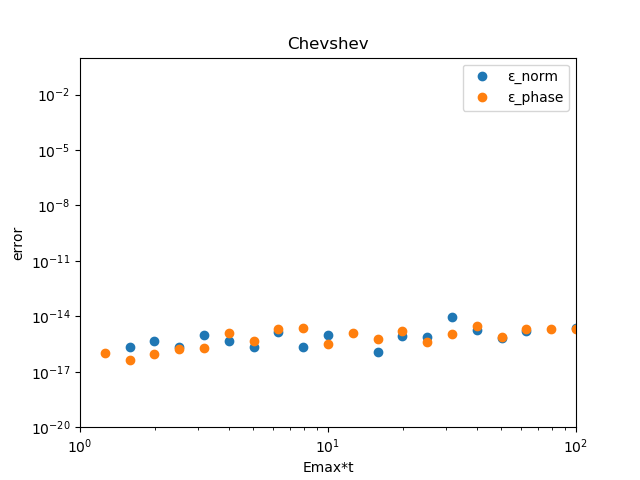

Reproduce this figure in Python.
import numpy as np
import math
from scipy.special import jv # For Bessel function of the first kind
import matplotlib.pyplot as plt

# --- Parameters ---
PI = math.pi
NMAX = 100  # Maximum number of rooms/points

# --- Subroutine EIGEN: Sets initial wave function and calculates initial energy ---
def eigen_subroutine(m_val, dx_val, nmax_val):
    """
    Calculates the initial wave function (PH0) and its corresponding energy (EM).

    Args:
        m_val (int): Mode number for the initial wave function.
        dx_val (float): Spatial step size.
        nmax_val (int): Maximum number of points (NMAX).

    Returns:
        tuple: A tuple containing:
            - ph0 (np.ndarray): Initial wave function (complex array).
            - em (float): Eigenenergy.
    """
    ph0 = np.zeros(nmax_val, dtype=np.complex128)

    # Calculate initial wave function values based on sine function
    # Fortran N is 1-indexed, Python n is 0-indexed.
    # So, Fortran N becomes (n + 1) in Python for calculations involving N.
    for n_idx in range(nmax_val):
        ph0[n_idx] = np.sin((PI * m_val * (n_idx + 1)) / (nmax_val + 1))

    # Normalization of wave function
    pa = 0.0
    for n_idx in range(nmax_val):
        pa += abs(ph0[n_idx])**2
    pa = np.sqrt(pa)

    for n_idx in range(nmax_val):
        ph0[n_idx] = ph0[n_idx] / pa

    # Calculate eigenenergy (EM)
    # The active line in Fortran: EM=2*(-0.5/DX/DX) * COS((PI*M)/(NMAX+1))
    em = 2 * (-0.5 / (dx_val * dx_val)) * np.cos((PI * m_val) / (nmax_val + 1))

    return ph0, em

# --- Subroutine CH: Implements Chebyshev propagation ---
def ch_subroutine(ha_norm, hb_norm, egrid, emin, ph0, t, nmax_val):
    """
    Performs time evolution using the Chebyshev propagation method.

    Args:
        ha_norm (np.ndarray): Normalized diagonal Hamiltonian elements.
        hb_norm (np.ndarray): Normalized off-diagonal Hamiltonian elements.
        egrid (float): Energy grid span (EMAX - EMIN).
        emin (float): Minimum energy.
        ph0 (np.ndarray): Initial wave function (complex array).
        t (float): Total time for propagation.
        nmax_val (int): Maximum number of points (NMAX).

    Returns:
        np.ndarray: The propagated wave function (PH).
    """
    iu = 0.0 + 1.0j
    eps = 1e-16 # Convergence criterion for Bessel function series
    imax = 1000 # Maximum iterations for Chebyshev series (from Fortran PARAMETER)

    # Initialize P and Q for the Chebyshev series
    p = np.zeros(nmax_val, dtype=np.complex128)
    q = np.zeros(nmax_val, dtype=np.complex128)
    r = np.zeros(nmax_val, dtype=np.complex128) # Temporary array for calculations
    ph = np.zeros(nmax_val, dtype=np.complex128) # Resulting propagated wave function

    # P(N)=PH0(N)
    for n_idx in range(nmax_val):
        p[n_idx] = ph0[n_idx]

    # Q(1) = -IU*(HA(1)*P(1)+HB(1)*P(2))
    q[0] = -iu * (ha_norm[0] * p[0] + hb_norm[0] * p[1])
    # DO 30 N=2,NMAX-1
    # Q(N) = -IU*(HB(N-1)*P(N-1)+HA(N)*P(N)+HB(N)*P(N+1))
    # 30 CONTINUE
    for n_idx in range(1, nmax_val - 1):
        q[n_idx] = -iu * (hb_norm[n_idx-1] * p[n_idx-1] + ha_norm[n_idx] * p[n_idx] + hb_norm[n_idx] * p[n_idx+1])
    # Q(NMAX)= -IU*(HB(NMAX-1)*P(NMAX-1)+HA(NMAX)*P(NMAX))
    q[nmax_val-1] = -iu * (hb_norm[nmax_val-2] * p[nmax_val-2] + ha_norm[nmax_val-1] * p[nmax_val-1])

    # Initial terms of the Chebyshev expansion
    # AN=DJBES(0,EGRID*T/2)
    an_0 = jv(0, egrid * t / 2.0)
    # DO 40 N=1,NMAX
    # PH(N)=AN*P(N)
    # 40 CONTINUE
    for n_idx in range(nmax_val):
        ph[n_idx] = an_0 * p[n_idx]

    # AN=2*DJBES(1,EGRID*T/2)
    an_1 = 2 * jv(1, egrid * t / 2.0)
    # DO 45 N=1,NMAX
    # PH(N)=PH(N)+AN*Q(N)
    # 45 CONTINUE
    for n_idx in range(nmax_val):
        ph[n_idx] = ph[n_idx] + an_1 * q[n_idx]

    # Main Chebyshev series loop
    # DO 1000 I=2, IMAX, 3
    # The loop structure is a bit tricky due to Fortran's GOTO.
    # We will break the loop if convergence is met.
    for i in range(2, imax + 1, 3):
        # AN=2*DJBES(I,EGRID*T/2)
        an_i = 2 * jv(i, egrid * t / 2.0)
        if abs(an_i) < eps:
            print(f"Convergence reached at I={i}, AN={an_i:15.7E}")
            break # Exit loop if Bessel function term is negligible

        # R(1) = -2*IU*(HA(1)*Q(1)+HB(1)*Q(2))+P(1)
        r[0] = -2 * iu * (ha_norm[0] * q[0] + hb_norm[0] * q[1]) + p[0]
        # PH(1)=PH(1) +AN*R(1)
        ph[0] = ph[0] + an_i * r[0]
        # DO 70 N=2,NMAX-1
        # R(N)=-2*IU*(HB(N-1)*Q(N-1)+HA(N)*Q(N)+HB(N)*Q(N+1))+P(N)
        # PH(N)=PH(N)+AN*R(N)
        # 70 CONTINUE
        for n_idx in range(1, nmax_val - 1):
            r[n_idx] = -2 * iu * (hb_norm[n_idx-1] * q[n_idx-1] + ha_norm[n_idx] * q[n_idx] + hb_norm[n_idx] * q[n_idx+1]) + p[n_idx]
            ph[n_idx] = ph[n_idx] + an_i * r[n_idx]
        # R(NMAX)=-2*IU*(HB(NMAX-1)*Q(NMAX-1)+HA(NMAX)*Q(NMAX))+P(NMAX)
        r[nmax_val-1] = -2 * iu * (hb_norm[nmax_val-2] * q[nmax_val-2] + ha_norm[nmax_val-1] * q[nmax_val-1]) + p[nmax_val-1]
        # PH(NMAX)=PH(NMAX)+AN*R(NMAX)
        ph[nmax_val-1] = ph[nmax_val-1] + an_i * r[nmax_val-1]

        # AN=2*DJBES(I+1,EGRID*T/2)
        an_i_plus_1 = 2 * jv(i + 1, egrid * t / 2.0)
        if abs(an_i_plus_1) < eps:
            print(f"Convergence reached at I+1={i+1}, AN={an_i_plus_1:15.7E}")
            break

        # P(1) = -2*IU*(HA(1)*R(1)+HB(1)*R(2))+Q(1)
        p_temp = -2 * iu * (ha_norm[0] * r[0] + hb_norm[0] * r[1]) + q[0]
        # PH(1)=PH(1) +AN*P(1)
        ph[0] = ph[0] + an_i_plus_1 * p_temp
        # DO 71 N=2,NMAX-1
        # P(N)=-2*IU*(HB(N-1)*R(N-1)+HA(N)*R(N)+HB(N)*R(N+1))+Q(N)
        # PH(N)=PH(N)+AN*P(N)
        # 71 CONTINUE
        for n_idx in range(1, nmax_val - 1):
            p_temp_n = -2 * iu * (hb_norm[n_idx-1] * r[n_idx-1] + ha_norm[n_idx] * r[n_idx] + hb_norm[n_idx] * r[n_idx+1]) + q[n_idx]
            ph[n_idx] = ph[n_idx] + an_i_plus_1 * p_temp_n
            p[n_idx] = p_temp_n # Update p for next iteration
        # P(NMAX)=-2*IU*(HB(NMAX-1)*R(NMAX-1)+HA(NMAX)*R(NMAX))+Q(NMAX)
        p_temp_nmax = -2 * iu * (hb_norm[nmax_val-2] * r[nmax_val-2] + ha_norm[nmax_val-1] * r[nmax_val-1]) + q[nmax_val-1]
        ph[nmax_val-1] = ph[nmax_val-1] + an_i_plus_1 * p_temp_nmax
        p[nmax_val-1] = p_temp_nmax # Update p for next iteration
        p[0] = p_temp # Update p[0]

        # AN=2*DJBES(I+2,EGRID*T/2)
        an_i_plus_2 = 2 * jv(i + 2, egrid * t / 2.0)
        if abs(an_i_plus_2) < eps:
            print(f"Convergence reached at I+2={i+2}, AN={an_i_plus_2:15.7E}")
            break

        # Q(1) = -2*IU*(HA(1)*P(1)+HB(1)*P(2))+R(1)
        q_temp = -2 * iu * (ha_norm[0] * p[0] + hb_norm[0] * p[1]) + r[0]
        # PH(1)=PH(1) +AN*Q(1)
        ph[0] = ph[0] + an_i_plus_2 * q_temp
        # DO 72 N=2,NMAX-1
        # Q(N)=-2*IU*(HB(N-1)*P(N-1)+HA(N)*P(N)+HB(N)*P(N+1))+R(N)
        # PH(N)=PH(N)+AN*Q(N)
        # 72 CONTINUE
        for n_idx in range(1, nmax_val - 1):
            q_temp_n = -2 * iu * (hb_norm[n_idx-1] * p[n_idx-1] + ha_norm[n_idx] * p[n_idx] + hb_norm[n_idx] * p[n_idx+1]) + r[n_idx]
            ph[n_idx] = ph[n_idx] + an_i_plus_2 * q_temp_n
            q[n_idx] = q_temp_n # Update q for next iteration
        # Q(NMAX)=-2*IU*(HB(NMAX-1)*P(NMAX-1)+HA(NMAX)*P(NMAX))+R(NMAX)
        q_temp_nmax = -2 * iu * (hb_norm[nmax_val-2] * p[nmax_val-2] + ha_norm[nmax_val-1] * p[nmax_val-1]) + r[nmax_val-1]
        ph[nmax_val-1] = ph[nmax_val-1] + an_i_plus_2 * q_temp_nmax
        q[nmax_val-1] = q_temp_nmax # Update q for next iteration
        q[0] = q_temp # Update q[0]

        print(f"I={i}, AN={an_i:15.7E}") # Fortran also prints this
        # If the loop finishes without breaking, it means it didn't converge within IMAX steps.
    else:
        print('CHEBYSHEV NOT CONVERGE')

    # Final transformation
    # DO 80 N=1,NMAX
    # PH(N)=PH(N)*EXP(-IU*(EGRID/2+EMIN)*T)
    # 80 CONTINUE
    for n_idx in range(nmax_val):
        ph[n_idx] = ph[n_idx] * np.exp(-iu * (egrid / 2.0 + emin) * t)

    return ph

# --- Main Program: TEST ---
def test_program():
    """
    Main program to simulate 1D quantum mechanics using the Chebyshev scheme.
    """
    # Define complex imaginary unit
    iu = 0.0 + 1.0j

    # Get input from user
    print('M')
    try:
        m = int(input())
    except ValueError:
        print("Invalid input. Please enter an integer for M.")
        return

    # --- Initial Data Calculations ---
    dx = 1.0
    dx2 = dx * dx
    emax = 1.0 / dx2 # EMAX from Fortran's initial calculation

    # --- Calculation of Hamiltonian ---
    # HA and HB arrays
    ha = np.zeros(NMAX, dtype=np.float64)
    hb = np.zeros(NMAX - 1, dtype=np.float64)
    v0 = np.zeros(NMAX, dtype=np.float64) # V0 from Fortran, initialized to 0

    # Fortran code had V(N) commented out and HA(N) set to 0.
    # DO 50 N=1,NMAX
    # C        V(N)=0
    # C        HA(N) = V(N) + 1/DX2
    # HA(N)=0
    # 50 CONTINUE
    # -> ha remains all zeros as initialized

    # DO 51 N=1,NMAX-1
    #     HB(N) = -0.5/DX2
    # 51 CONTINUE
    for n_idx in range(NMAX - 1):
        hb[n_idx] = -0.5 / dx2

    # --- Normalization of Hamiltonian ---
    # Note: The Fortran code calculates VMAX/VMIN based on V(N),
    # but V(N) is explicitly set to 0 in the Fortran code.
    # This implies VMAX=0, VMIN=0.
    # The EMAX/EMIN are then hardcoded to 1/DX2 and -1/DX2.
    # I will follow the Fortran code's explicit assignments.
    emax_ham = 1.0 / dx2
    emin_ham = -1.0 / dx2
    egrid = emax_ham - emin_ham

    han = np.zeros(NMAX, dtype=np.float64)
    hbn = np.zeros(NMAX - 1, dtype=np.float64)

    # DO 20 N=1,NMAX
    # HAN(N)=(HA(N)-EGRID/2-EMIN)*2/EGRID
    # IF(N.LT.NMAX) HBN(N)=HB(N)*2/EGRID
    # 20 CONTINUE
    for n_idx in range(NMAX):
        han[n_idx] = (ha[n_idx] - egrid / 2.0 - emin_ham) * 2.0 / egrid
        if n_idx < NMAX - 1:
            hbn[n_idx] = hb[n_idx] * 2.0 / egrid

    print(f'EGRID={egrid:15.7E}')
    print('TIME,M') # This line is from Fortran, but M is an integer, so it's a bit odd.

    # --- Time Evolution Loop ---
    # Open the output file
    try:
        with open('tstch.dat', 'w') as f_out:
            plot_x = range(1, 41)
            plot_y = [[] for _ in range(5) ]
            # DO 1000 ITIME=1,40
            for itime in range(1, 41): # Loop from 1 to 40 inclusive
                t = 10**(itime / 10.0)
                print(f'T={t:15.7E}')
                print(f'ESTIMATED STEP={egrid * t / 2.0:15.7E}')

                # Call EIGEN subroutine
                ph0, em = eigen_subroutine(m, dx, NMAX)
                print(f'PERIOD={2 * PI / em:15.7E}')

                # Call CH subroutine for time evolution
                ph = ch_subroutine(han, hbn, egrid, emin_ham, ph0, t, NMAX)

                # --- Output Wave Function ---
                anorm = 0.0
                ovr = 0.0 + 0.0j
                # DO 150 N=1,NMAX
                # ANORM=ANORM+ABS(PH(N))**2
                # OVR=OVR+DCONJG(PH(N))*PH0(N)*EXP(-IU*EM*T)
                # 150   CONTINUE
                for n_idx in range(NMAX):
                    anorm += abs(ph[n_idx])**2
                    ovr += np.conjugate(ph[n_idx]) * ph0[n_idx] * np.exp(-iu * em * t)

                # Fortran console output:
                # WRITE(*,100) ITIME,EMAX*T,ANORM-1,
                # &1.- ABS(OVR),DATAN2(DIMAG(OVR),DBLE(OVR))
                # Format: I4, 30E15.7 (for 5 values, 30E15.7 is generous)
                console_output = (
                    f"{itime:4d} {emax*t:15.7E} {anorm-1:15.7E} "
                    f"{1.0 - abs(ovr):15.7E} {np.arctan2(ovr.imag, ovr.real):15.7E}"
                )
                print(console_output)

                # Fortran file output:
                # WRITE(20,100) ITIME,EMAX*T,ABS(ANORM-1),
                # &ABS(1- ABS(OVR)),ABS(DATAN2(DIMAG(OVR),DBLE(OVR)))
                file_output = (
                    f"{itime:4d} {emax*t:15.7E} {abs(anorm-1):15.7E} "
                    f"{abs(1.0 - abs(ovr)):15.7E} {abs(np.arctan2(ovr.imag, ovr.real)):15.7E}"
                )
                f_out.write(file_output + "\n")
                    
                plot_y[0].append(itime)
                plot_y[1].append(emax*t)
                plot_y[2].append(abs(anorm-1))
                plot_y[3].append(abs(1.0 - abs(ovr)))
                plot_y[4].append(abs(abs(np.arctan2(ovr.imag, ovr.real))))

            #
            # plot
            #
            plt.gca().clear()
            plt.title('Chevshev')
            plt.xlabel(r'Emax*t')
            plt.ylabel(r'error')
            plt.xscale('log')
            plt.yscale('log')
            plt.xlim([1,100])
            plt.ylim([1e-20,1])
            plt.plot(plot_y[1],plot_y[2], marker='o',    linestyle='None',  label='ε_norm')
            plt.plot(plot_y[1],plot_y[4], marker='o',    linestyle='None',  label='ε_phase')
            #plt.plot(plot_y[1],plot_y[5], marker='None', linestyle='dashed',label='ε_theory')
            plt.legend()
            plt.show()
            plt.savefig("btstch.png")
                
    except Exception as e:
        print(f"An error occurred during file operations: {e}")

    print("Program finished. Results written to tstch.dat")

# Call the main program function
if __name__ == '__main__':
    test_program()
